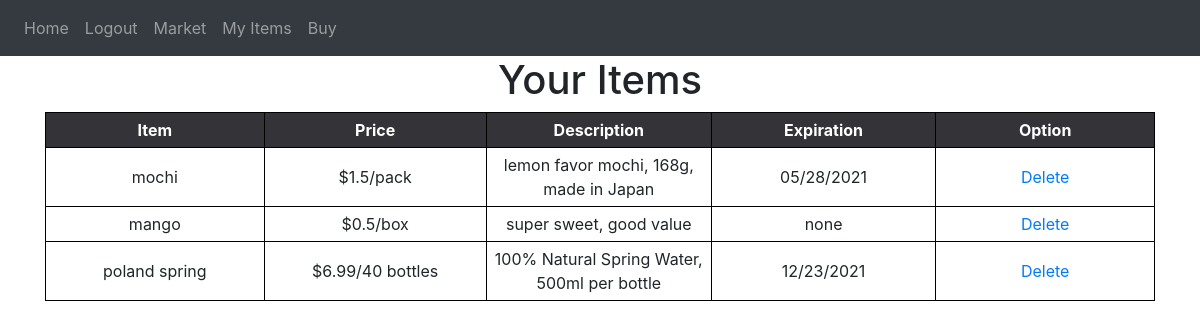
/items (signed in), run on an earlier commit of the app's database.
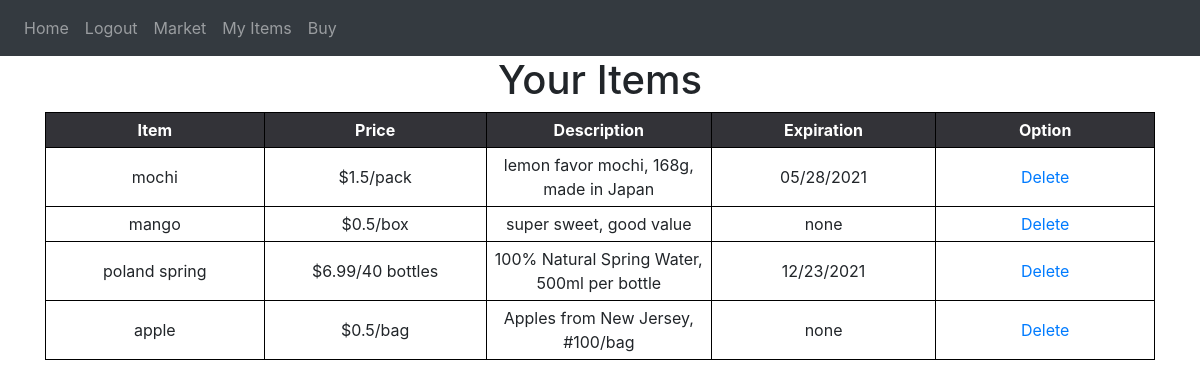
And on a later commit of the database.
### website/models.py (models this page shows)
class Item(db.Model):
    id = db.Column(db.Integer, primary_key=True)
    food = db.Column(db.String(100))
    price = db.Column(db.String(30))
    description = db.Column(db.String(600))
    expiration = db.Column(db.String(30))
    user_name = db.Column(db.String(100), db.ForeignKey('user.user_name'))

### website/views.py (the view)
@views.route('/items', methods=['GET'])
@login_required
def items():
    result = db.session.execute(
        'SELECT I.id, I.food, I.price, I.description, I.expiration, U.user_name, U.address, U.zipcode, U.phone, L.town, L.state FROM Location AS L JOIN User AS U JOIN Item AS I WHERE U.zipcode = L.zipcode AND I.user_name = U.user_name')
    my_stuff = Item.query.filter_by(user_name=current_user.user_name)
    return render_template("items.html", user=current_user, seller=result, my_stuff=my_stuff)

### website/__init__.py (called while the page is built)
def create_app():
    app = Flask(__name__)
    app.config['SECRET_KEY'] = 'slkdjfdkjfh'
    app.config['SQLALCHEMY_DATABASE_URI'] = f'sqlite:///{DB_NAME}'
    db.init_app(app)
    from .views import views
    from .auth import auth
    app.register_blueprint(views, url_prefix='/')
    app.register_blueprint(auth, url_prefix='/')
    from .models import User, Item, Buyer, Seller, Cart, Location
    create_database(app)
    login_manager = LoginManager()
    login_manager.login_view = 'auth.login'
    login_manager.init_app(app)
    @login_manager.user_loader
    def load_user(id): #okay, we do it by username, right, since we can search both tables
        return User.query.get(int(id))  # look for user based on id
    return app

### website/templates/items.html (shortened to what this page needs)
{% extends "base.html" %}
{% block content %}
<div class="myitems">
    <h1 style="text-align: center">Your Items</h1>
    <table>
        <tr>
            <th>Item</th>
            <th>Price</th>
            <th>Description</th>
            <th>Expiration</th>
            <th>Option</th>
        </tr>
        {% for stuff in my_stuff %}
        <tr>
            <td>{{ stuff.food  }}</td>
            <td>{{ stuff.price  }}</td>
            <td>{{ stuff.description }}</td>
            <td>{{ stuff.expiration }}</td>
            <td>
                <a href="/delete/{{stuff.id}}">Delete</a>
            </td>
        </tr>
        {% endfor %}
    </table>
</div>
{% endblock %}

What changed in the data, as far as the page shows it:
added Item: food "apple", price "$0.5/bag", description "Apples from New Jersey, #100/bag", expiration "none"
